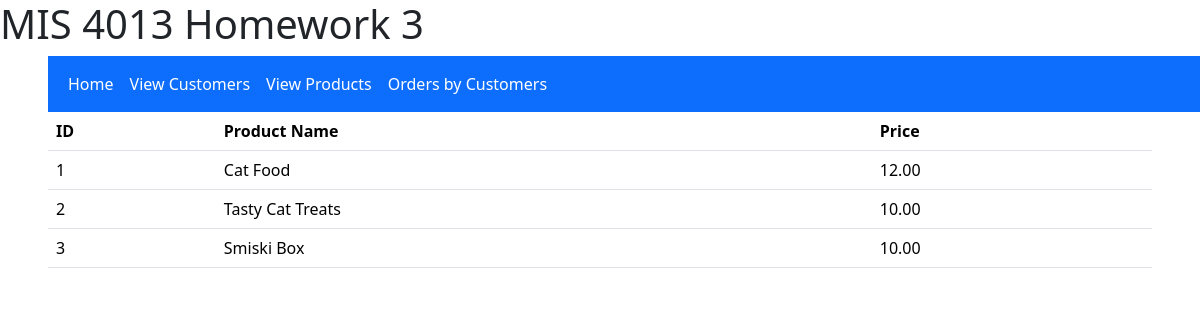
/products.php, run on the app's committed database.
### tables this page shows
CREATE TABLE `products` (
  `product_id` int NOT NULL,
  `name` varchar(255) NOT NULL,
  `price` decimal(10,2) NOT NULL
);

### util-db.php (called while the page is built, shortened)
<?php
    function get_all_products() {
        $conn = get_db_connection();
        try {
            $conn = get_db_connection();
            return mysqli_query($conn, "SELECT product_id, `name`, price FROM products");
        } catch (Exception $e) {
            $conn->close();
            throw $e;
        }
    }
?>

### products.php (the view)
<?php
    require "header.php";
    require_once "util-db.php";
    $products = get_all_products();
?>
<html>
<body>
    <div class="table-responsive mx-5">
        <table class="table table-hover">
            <thead>
                <tr>
                    <th>ID</th><th>Product Name</th><th>Price</th>
                </tr>
            </thead>
            <thead>
                    <?php
                        foreach ($products as $product) {
                    ?>
                    <tr>
                         <td><?php echo $product['product_id']?></td>
                         <td><?php echo $product['name']?></td>
                         <td><?php echo $product['price']?></td>
                    </tr>
                    <?php
                        }
                    ?>
            </thead>
        </table>
    </div>
</body>
</html>

### data on the page
products: product_id "1", name "Cat Food", price "12.00"
products: product_id "2", name "Tasty Cat Treats", price "10.00"
products: product_id "3", name "Smiski Box", price "10.00"
